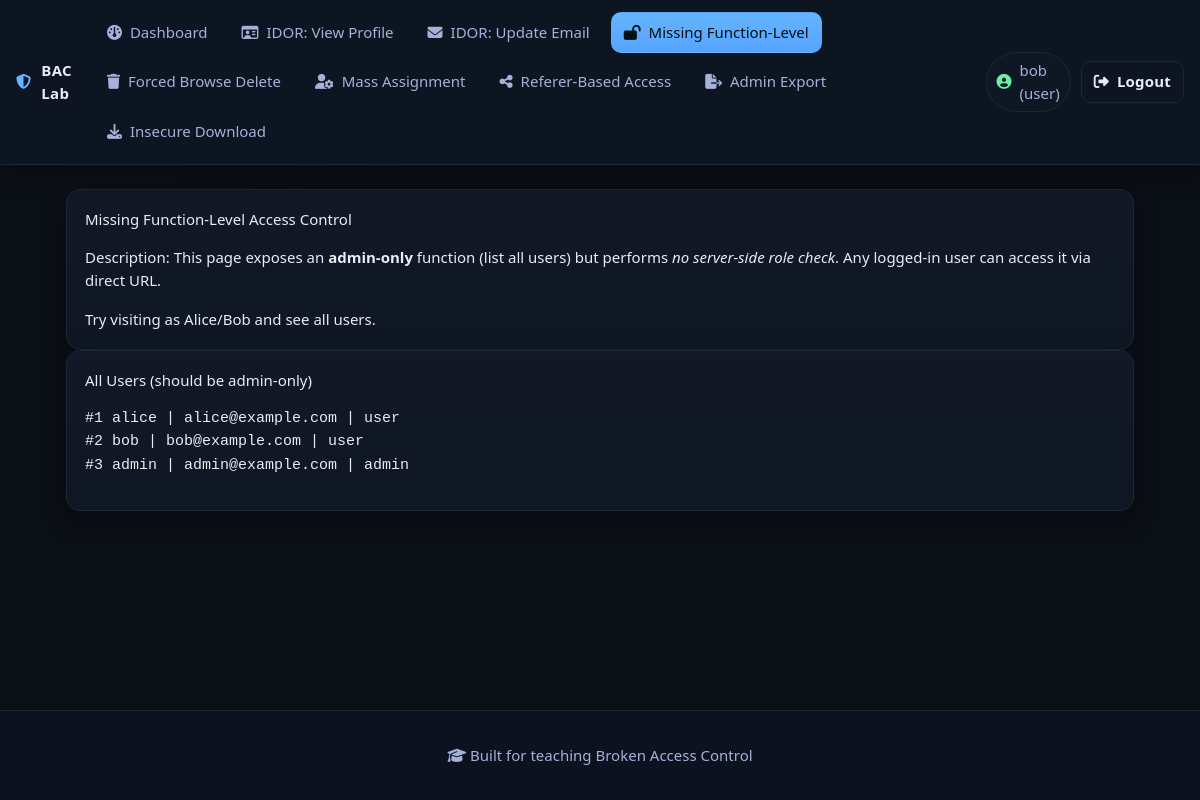
/3_missing_function_level_admin.php (signed in), run on the app's committed database.
### tables this page shows
CREATE TABLE users (
  id INT AUTO_INCREMENT PRIMARY KEY,
  username VARCHAR(50) UNIQUE NOT NULL,
  password VARCHAR(100) NOT NULL,
  email VARCHAR(120) NOT NULL,
  role ENUM('user','admin') NOT NULL DEFAULT 'user'
);

### 3_missing_function_level_admin.php (the view, shortened to what this page needs)
<?php require 'config.php'; require 'helpers.php'; require_login(); topnav('Missing Function-Level Access Control'); ?>
<div class="card">
  <div class="h">Missing Function-Level Access Control</div>
  <p class="p">Description: This page exposes an <strong>admin-only</strong> function (list all users) but performs
    <em>no server-side role check</em>. Any logged-in user can access it via direct URL.</p>
  <div class="notice">Try visiting as Alice/Bob and see all users.</div>
</div>
<?php
$rows = $pdo->query('SELECT id, username, email, role FROM users ORDER BY id')->fetchAll();
?>
<div class="card">
  <div class="h">All Users (should be admin-only)</div>
  <div class="code"><pre><?php foreach($rows as $r){ echo sprintf("#%d %s | %s | %s\n",
    $r['id'], $r['username'], $r['email'], $r['role']); } ?></pre></div>
</div>

### styles.css (style rules this page uses)
:root { --bg:#0b0f16; --panel:#121826; --panel-2:#0f1724; --border:#1d2637; --text:#e6ebff; --muted:#a5b1d8; --accent:#64b5ff; --accent-2:#66f0a9; --danger:#ff6b6b; --shadow: 0 8px 24px rgba(0,0,0,.35); }
* { box-sizing:border-box }
html,body { height:100% }
html { scroll-behavior:smooth }
body { margin:0; background: radial-gradient(1200px 700px at 10% -10%, #0f1421 0%, var(--bg) 45%) no-repeat fixed; color:var(--text); font: 15px/1.55 system-ui, -apple-system, Segoe UI, Roboto, Ubuntu, "Helvetica Neue", Arial, "Noto Color Emoji", "Apple Color Emoji", sans-serif; }
.card { background:linear-gradient(180deg, var(--panel), var(--panel-2)); border:1px solid var(--border); border-radius:14px; padding:18px; box-shadow: var(--shadow); }
html, body { height: 100%; }
body { display: flex; flex-direction: column; }

### data on the page
users: id "1", username "alice", email "alice@example.com", role "user"
users: id "2", username "bob", email "bob@example.com", role "user"
users: id "3", username "admin", email "admin@example.com", role "admin"

### other printed values
$label "Dashboard"
$label "IDOR: View Profile"
$label "IDOR: Update Email"
$label "Missing Function-Level"
$label "Forced Browse Delete"
$label "Mass Assignment"
$label "Referer-Based Access"
$label "Admin Export"
$label "Insecure Download"
$u['username'] "bob"
$u['role'] "user"
